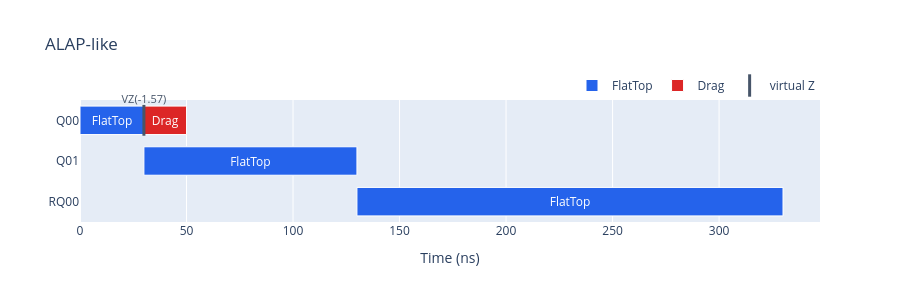

Notebook source saved alongside this figure:
### Markdown cell above
## Gantt-style timeline (Qiskit `timeline_drawer`-like)

`build_pulse_schedule_timeline_figure` renders one horizontal lane per
channel, with a labeled box for every pulse (colored by waveform name) and
a tall labeled tick (e.g. `VZ(-1.57)`) for every virtual-Z phase shift —
the same reading experience as Qiskit's `timeline_drawer` or IQM's playlist
views, but for the Qubex schedule that actually runs. One figure per
schedule: render both variants and compare them side by side.

### Code cell
build_pulse_schedule_timeline_figure(schedule_a, title="ALAP-like").show()

### Figure 1 — Plotly figure (JSON) as saved in the notebook; plotly's stock layout.template omitted (floating-point values rounded to 4 significant figures)
{"data": [{"base": [0, 30, 130], "hovertemplate": "FlatTop<br>start=%{base:.1f} ns<br>duration=%{x:.1f} ns<extra></extra>", "insidetextanchor": "middle", "marker": {"color": "#2563eb", "line": {"color": "#ffffff", "width": 1}}, "name": "FlatTop", "orientation": "h", "text": "FlatTop", "textposition": "inside", "type": "bar", "x": [30, 100, 200], "y": ["Q00", "Q01", "RQ00"]}, {"base": [30], "hovertemplate": "Drag<br>start=%{base:.1f} ns<br>duration=%{x:.1f} ns<extra></extra>", "insidetextanchor": "middle", "marker": {"color": "#dc2626", "line": {"color": "#ffffff", "width": 1}}, "name": "Drag", "orientation": "h", "text": "Drag", "textposition": "inside", "type": "bar", "x": [20], "y": ["Q00"]}, {"cliponaxis": false, "customdata": [["VirtualZ", -1.571]], "hovertemplate": "%{customdata[0]}<br>t=%{x:.1f} ns<br>theta=%{customdata[1]:.3f} rad<extra></extra>", "marker": {"color": "#475569", "line": {"color": "#475569", "width": 3}, "size": 22, "symbol": "line-ns-open"}, "mode": "markers+text", "name": "virtual Z", "text": ["VZ(-1.57)"], "textfont": {"color": "#475569", "size": 11}, "textposition": "top center", "type": "scatter", "x": [30], "y": ["Q00"]}], "layout": {"bargap": 0.3, "barmode": "overlay", "height": 302, "legend": {"orientation": "h", "x": 1, "xanchor": "right", "y": 1, "yanchor": "bottom"}, "title": {"text": "ALAP-like"}, "width": 900, "xaxis": {"rangemode": "tozero", "title": {"text": "Time (ns)"}}, "yaxis": {"categoryarray": ["RQ00", "Q01", "Q00"], "categoryorder": "array"}}}
